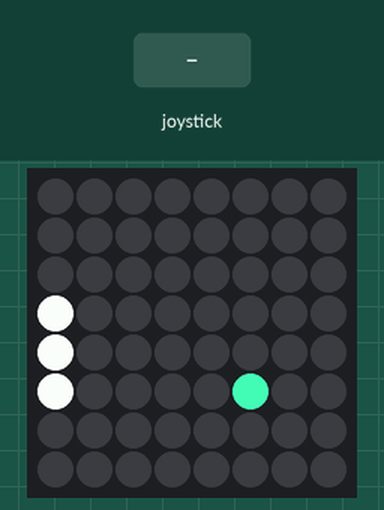
Simulated run of this program. Board: Raspberry Pi (BCM pin numbers) with a Sense HAT. Parts: the Sense HAT's 8×8 RGB LED matrix. The inputs (shaded band) are chosen by the test bench. The 64×8 strip is a reading aid, not a part: it shows the text the matrix is scrolling, unrolled, one strip-width of it at a time; the clock reads 2024-03-15 10:24:30 at power-on unless the program sets it.

Above: at 1.2 s.
1.3 s: joystick pushed up
At 1.9 s:
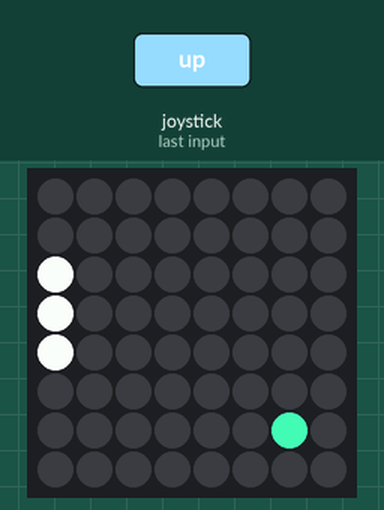
At 2.4 s:
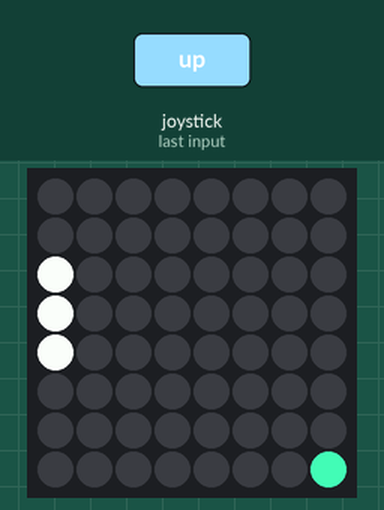
4.3 s: joystick pushed down
At 4.8 s:
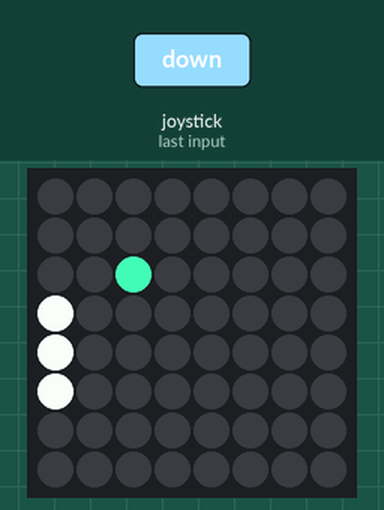

The program:

Finish.py
```python
from sense_hat import SenseHat
sense = SenseHat()

from time import sleep

import time
start_time = time.time()

white = (255, 255, 255)
teal = (66, 244, 182)

bat_y = 4
ball_position = [3, 3]
ball_velocity = [1, 1]

def draw_bat():
    sense.set_pixel(0, bat_y, white)
    sense.set_pixel(0, bat_y + 1, white)
    sense.set_pixel(0, bat_y - 1, white)

def draw_ball():
    sense.set_pixel(ball_position[0], ball_position[1], teal)
    ball_position[0] += ball_velocity[0]
    if ball_position[0] == 7 or ball_position[0] == 0:
        ball_velocity[0] = -ball_velocity[0]
    ball_position[1] += ball_velocity[1]
    if ball_position[1] == 7 or ball_position[1] == 0:
         ball_velocity[1] = -ball_velocity[1]
    if ball_position[0] == 1 and (bat_y - 1) <= ball_position[1] <= (bat_y +1):
        ball_velocity[0] = -ball_velocity[0]
    if ball_position[0] == 0:
        sense.show_message("You Lose")


def move_up(event):
    global bat_y
    if event.action == 'pressed' and bat_y > 1:
        bat_y -= 1
sense.stick.direction_up = move_up

def move_down(event):
    global bat_y
    if event.action == 'pressed' and bat_y < 6:
        bat_y += 1
sense.stick.direction_down = move_down


while True:
    sense.clear(0, 0, 0)
    draw_bat()
    draw_ball()
    if time.time() - start_time < 15:
        sleep(0.50)
    if time.time() - start_time >= 15:
        sleep(0.25)
    if time.time() - start_time >= 30:
        sense.show_message("You Win!")
```

Measured:
- after the input at 1.3 s, the LEDs: change after 0.23 s (image 1)
- after the input at 4.3 s, the LEDs: change after 0.23 s (image 3)
- what the display in image 1 shows lasts 0.5 s, from 1.5 s to 2.0 s
